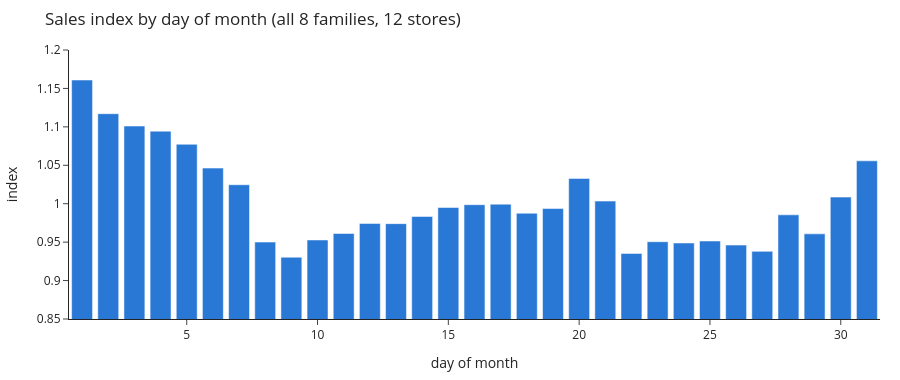

Source (notebook cell):
### Markdown cell above
## 9. Paydays

Ecuadorian public-sector wages are paid on the **15th and the last day of the month**. To avoid confusing a payday
with a weekday or a trend, each day is compared with the **same store-family, same month, same weekday** on
non-payday days (index 1.0 = normal). Days off, Work Days, Events and the earthquake month are excluded.

### Code cell
pay = q("08_payday_effect")
dom = pay[pay.family.isna() & pay.day_of_month.notna()].sort_values("day_of_month")
fig = px.bar(dom, x="day_of_month", y="mean_index", color_discrete_sequence=["#2a78d6"],
             hover_data=["n_store_days"], title="Sales index by day of month (all 8 families, 12 stores)")
fig.add_hline(y=1.0, line_dash="dot", line_color="#52514e")
fig.update_layout(**LAYOUT, xaxis_title="day of month", yaxis_title="index", yaxis_range=[0.85, 1.2])
fig.show()
pay[pay.family.notna()].pivot(index="family", columns="day_class", values="mean_index").round(3)

### Figure 1 — Plotly figure (JSON) as saved in the notebook; plotly's stock layout.template omitted (floating-point values rounded to 4 significant figures)
{"data": [{"alignmentgroup": "True", "customdata": [[2000], [2000], [2096], [2208], [2288], [2288], [2304], [2192], [2016], [2208], [2288], [2104], [2200], [2104], [2288], [2208], [2304], [2304], [2304], [2304], [2104], [2112], [2112], [2080], [1880], [2016], [2016], [2016], [2112], [1920], [1152]], "hovertemplate": "day_of_month=%{x}<br>mean_index=%{y}<br>n_store_days=%{customdata[0]}<extra></extra>", "legendgroup": "", "marker": {"color": "#2a78d6", "pattern": {"shape": ""}}, "name": "", "offsetgroup": "", "orientation": "v", "showlegend": false, "textposition": "auto", "type": "bar", "x": [1.0, 2.0, 3.0, 4.0, 5.0, 6.0, 7.0, 8.0, 9.0, 10.0, 11.0, 12.0, 13.0, 14.0, 15.0, 16.0, 17.0, 18.0, 19.0, 20.0, 21.0, 22.0, 23.0, 24.0, 25.0, 26.0, 27.0, 28.0, 29.0, 30.0, 31.0], "xaxis": "x", "y": [1.161, 1.117, 1.101, 1.094, 1.077, 1.046, 1.025, 0.9501, 0.9304, 0.9528, 0.9613, 0.9743, 0.9741, 0.9834, 0.9951, 0.9987, 0.9994, 0.9876, 0.9937, 1.033, 1.003, 0.9353, 0.9506, 0.9489, 0.9515, 0.9462, 0.938, 0.9855, 0.9608, 1.009, 1.056], "yaxis": "y"}], "layout": {"barmode": "relative", "font": {"size": 12}, "height": 380, "legend": {"title": {}, "tracegroupgap": 0}, "margin": {"b": 40, "l": 50, "r": 20, "t": 50}, "shapes": [{"line": {"color": "#52514e", "dash": "dot"}, "type": "line", "x0": 0, "x1": 1, "xref": "x domain", "y0": 1.0, "y1": 1.0, "yref": "y"}], "title": {"text": "Sales index by day of month (all 8 families, 12 stores)"}, "xaxis": {"anchor": "y", "domain": [0.0, 1.0], "title": {"text": "day of month"}}, "yaxis": {"anchor": "x", "domain": [0.0, 1.0], "range": [0.85, 1.2], "title": {"text": "index"}}}}
